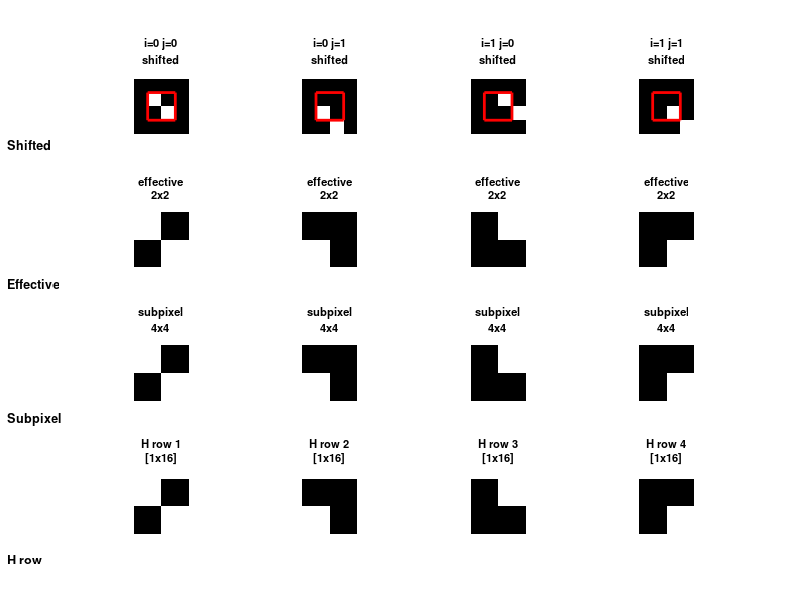

This chart was generated by the following MATLAB code: (Note: this script raises an error after producing the figure.)
% master script: implements SPI with subpixel speckle shift up to O*

% p : base speckle pattern size (16, 32, 64)
% Mx : effective imaging area width
% My : effective imaging area height
% Nx : subpixel shifts in x (2, 4, 8)
% Ny : subpixel shifts in y
% N : number of random speckle patterns

% cc[ (p+2) , (p+2) ] : +2 for border (effective area)
% patterns : array {N x 1} of [(p+2) , (p+2)] binary patterns

clear; clc; close all;
addpath('core');

p  = 2;   
Nx = 1;   
Ny = 1;  
N  = 1;   

pat = [0 0 0 0;
       0 1 0 0;
       0 0 1 0;
       0 0 0 0];

patterns    = cell(1,1);
patterns{1} = double(pat);

fprintf('Base pattern:\n'); disp(pat);
fprintf('Effective area:\n'); disp(pat(2:p+1, 2:p+1));


total_shifts = (Nx+1) * (Ny+1);   % = 4
% grid: 4 rows (one per stage), total_shifts cols (one per shift)
% total subplots = 4 * 4 = 16  

figure('Name','Subpixel Shifts','Position',[100 100 1000 700]);

col = 1;   

for i = 0:Nx
    for j = 0:Ny

        shifted   = circshift(pat, [j, i]);

        effective = shifted(2:p+1, 2:p+1);

        subpixel  = kron(effective, ones(Ny+1, Nx+1));

        h_row_2d  = reshape(subpixel(:)', size(subpixel));


        fprintf('\n--- shift(i=%d j=%d) ---\n', i, j);
        fprintf('shifted:\n'); disp(shifted);
        fprintf('effective:\n'); disp(effective);
        fprintf('subpixel:\n'); disp(subpixel);
        fprintf('H row:\n'); disp(subpixel(:)');

        % shifted pattern
        subplot(4, total_shifts, col);
        imagesc(shifted); colormap gray; axis image off;
        hold on;
        rectangle('Position',[1.5 1.5 p p],'EdgeColor','r','LineWidth',2);
        title(sprintf('i=%d j=%d\nshifted',i,j),'FontSize',8);

        %effective area
        subplot(4, total_shifts, col + total_shifts);
        imagesc(effective); colormap gray; axis image off;
        title(sprintf('effective\n%dx%d',p,p),'FontSize',8);

        %subpixel
        subplot(4, total_shifts, col + 2*total_shifts);
        imagesc(subpixel); colormap gray; axis image off;
        title(sprintf('subpixel\n%dx%d',size(subpixel,1),size(subpixel,2)),'FontSize',8);

        %H row reshaped
        subplot(4, total_shifts, col + 3*total_shifts);
        imagesc(h_row_2d); colormap gray; axis image off;
        title(sprintf('H row %d\n[1x%d]',col,numel(subpixel)),'FontSize',8);

        col = col + 1;
    end
end


annotation('textbox',[0.01 0.75 0.07 0.05],'String','Shifted', ...
           'EdgeColor','none','FontSize',9,'FontWeight','bold');
annotation('textbox',[0.01 0.52 0.07 0.05],'String','Effective', ...
           'EdgeColor','none','FontSize',9,'FontWeight','bold');
annotation('textbox',[0.01 0.29 0.07 0.05],'String','Subpixel', ...
           'EdgeColor','none','FontSize',9,'FontWeight','bold');
annotation('textbox',[0.01 0.06 0.07 0.05],'String','H row', ...
           'EdgeColor','none','FontSize',9,'FontWeight','bold');

sgtitle(sprintf('p=%d Nx=%d Ny=%d | %d shifts | red=effective area', ...
        p, Nx, Ny, total_shifts));
saveas(gcf,'results/figures/test_H_shifts.png');
fprintf('\nFigure saved.\n');
